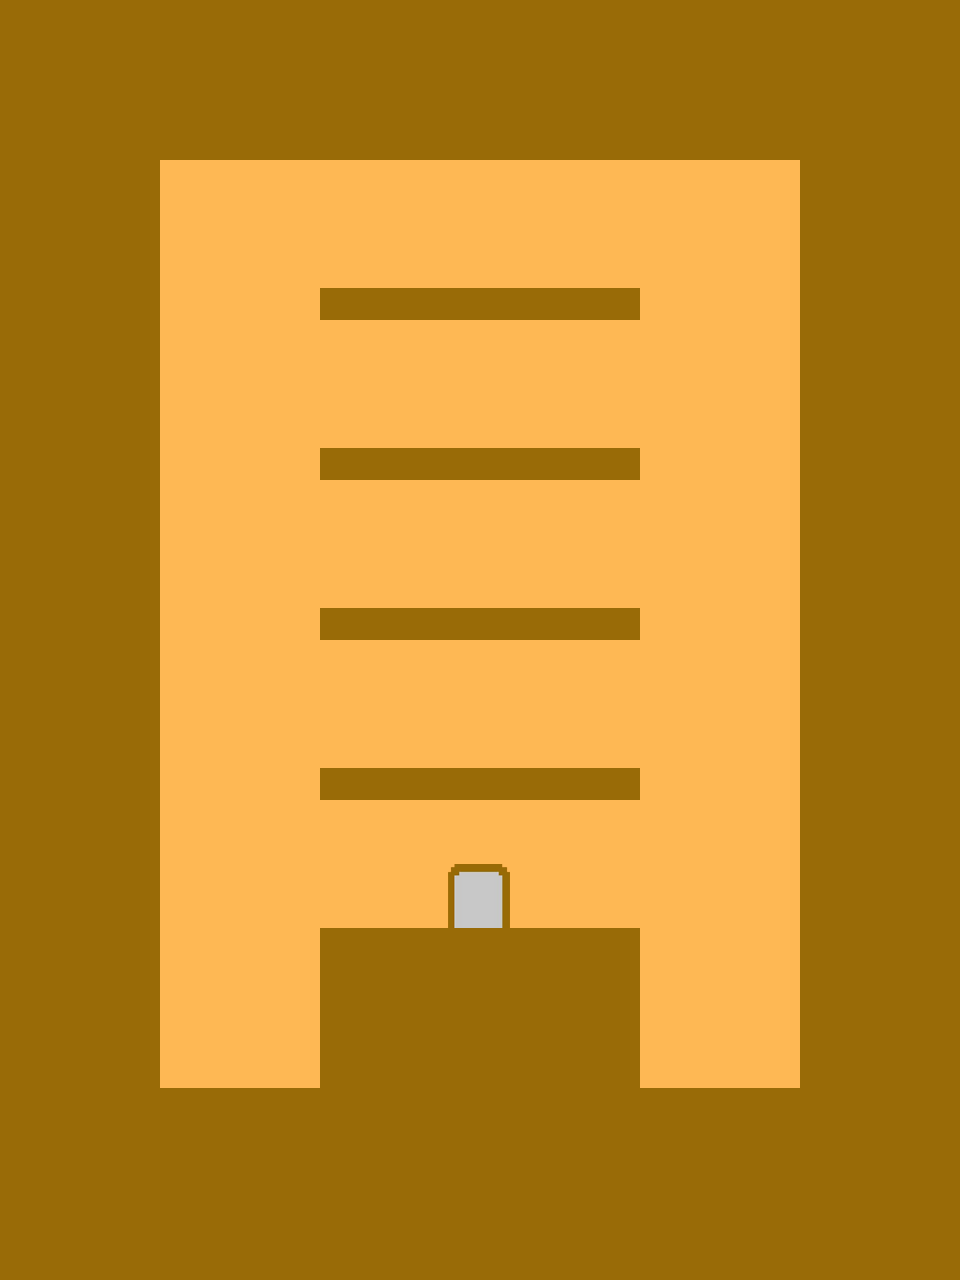

A 2D game scene composited from a Tiled map and its tileset images. What follows is a short description and the map's XML, with each tile layer's data collapsed to a summary:
An orthogonal 30x40 tile map with 32x32 px tiles, 2 tile layers (ground, door), 1 hidden layer not drawn, 4 tilesets and 16 objects (5x spikes, goal, spawn).

<map version="1.10" tiledversion="1.12.2" orientation="orthogonal" renderorder="right-down" width="30" height="40" tilewidth="32" tileheight="32" infinite="0" nextlayerid="6" nextobjectid="20">
 <tileset firstgid="1" source="../tilesets/door_ld.tsx" />
 <tileset firstgid="2" source="../tilesets/ground_ld.tsx" />
 <tileset firstgid="3" source="../tilesets/sky_ld.tsx" />
 <tileset firstgid="4" source="../tilesets/spikes.tsx" />
 <layer id="2" name="spikes" width="30" height="40" visible="0">
  <data>[1200 cells, 14 non-empty, 2 distinct tile ids]</data>
 </layer>
 <layer id="1" name="ground" width="30" height="40">
  <data>[1200 cells, 1200 non-empty, 2 distinct tile ids]</data>
 </layer>
 <layer id="5" name="door" width="30" height="40">
  <data>[1200 cells, 1 non-empty, 1 distinct tile ids]</data>
 </layer>
 <objectgroup id="3" name="collisions">
  <object id="1" x="1" y="0" width="959" height="160" />
  <object id="2" x="321.333" y="285.333" width="320" height="36" />
  <object id="3" x="318.667" y="444.667" width="320" height="36" />
  <object id="4" x="318.667" y="607.333" width="320" height="36" />
  <object id="5" x="320" y="764.667" width="320" height="36" />
  <object id="6" x="320" y="930" width="320" height="158.667" />
  <object id="7" x="-1.33333" y="1086.67" width="960" height="193.333" />
  <object id="8" x="800" y="152" width="162.667" height="936" />
  <object id="9" x="-1.33333" y="149.333" width="160" height="940" />
  <object id="12" name="goal" x="436" y="854.667" width="81.3333" height="77.3333" />
  <object id="14" name="spikes" x="639.667" y="1067.67" width="160" height="20.3333" />
  <object id="15" name="spikes" x="158.5" y="1066.25" width="160.25" height="22.75" />
 </objectgroup>
 <objectgroup id="4" name="markers">
  <object id="11" name="spawn" x="474.667" y="246.667">
   <point />
  </object>
  <object id="16" name="spikes" x="322.013" y="741.476" width="27.5405" height="23.3035" />
  <object id="17" name="spikes" x="313.539" y="584.707" width="40.2516" height="21.185" />
  <object id="18" name="spikes" x="603.774" y="421.582" width="36.0146" height="23.3035" />
 </objectgroup>
</map>
